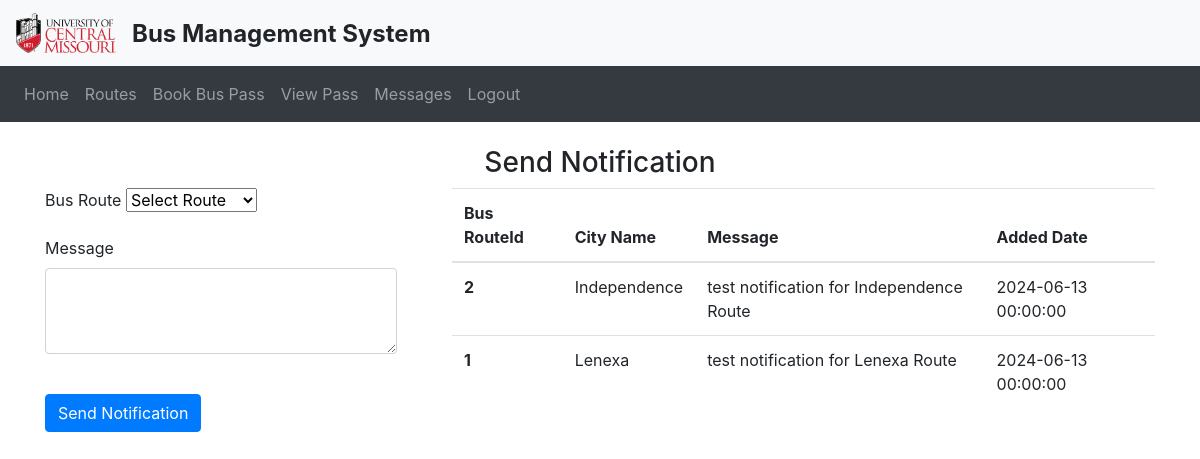
Page /addnotification (signed in) on the earlier database version.
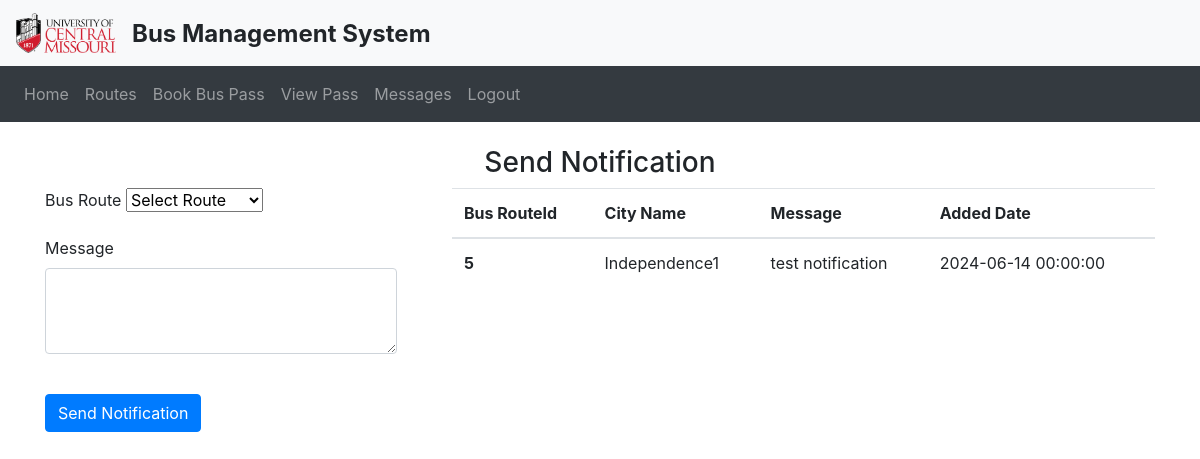
Same page on the later database version.
### website/models.py (models this page shows)
class Notification(db.Model):
    id = db.Column(db.Integer, primary_key=True)
    message = db.Column(db.String(150))
    busrouteid = db.Column(db.Integer, db.ForeignKey('busroute.id'))
    addeddate = db.Column(db.DateTime)

class Busroute(db.Model):
    id = db.Column(db.Integer, primary_key=True)
    cityname = db.Column(db.String(150))
    price = db.Column(db.Integer)

### website/views.py (the view, shortened to what this page needs)
@views.route('/addnotification', methods=['GET','POST'])
@login_required
def addnotifications():
    routes = Busroute.query.all()
    notifications = Notification.query.all()
    routeDico = {}
    for route in routes:
        routeDico[route.id] = route.cityname
    return render_template('addnotification.html', user=current_user, routes = routes, notifications = notifications, routeDico = routeDico)

### website/__init__.py (called while the page is built)
def create_app():
    app = Flask(__name__)
    app.config['SECRET_KEY'] = 'SANDEEP'
    app.config['SQLALCHEMY_DATABASE_URI'] =\
        'sqlite:///' + path.join(basedir, 'database.db')
    db.init_app(app)
    from .views import views
    from .auth import auth
    app.register_blueprint(views, url_prefix='/')
    app.register_blueprint(auth, url_prefix='/')
    from .models import User
    login_manager = LoginManager(app)
    login_manager.login_view = 'auth.login' # type: ignore
    login_manager.init_app(app)
    @login_manager.user_loader
    def load_user(id):
        return User.query.get(int(id))
    with app.app_context():
        create_database()
    return app

### website/templates/addnotification.html (shortened to what this page needs)
{% extends 'base.html' %}
{% block content %}
<form method="POST">
    <h3 align="center">Send Notification</h3>
    <div style="display:flex;gap:5%">
        <div style="width: 50%;">
            <div class="form-group">
                <label for="destination">Bus Route</label>
                <select id="destination" name="destination" class="form-select" aria-label="Default select example">
                  <option selected value="0">Select Route</option>
                </select>
            </div>
            <div class="form-group">
              <label for="message">Message</label>
              <textarea
                class="form-control"
                id="message"
                name="message"
                rows="3">
              </textarea>
            </div>
            <br />
            <button type="submit" class="btn btn-primary">Send Notification</button>
        </div>
        <div style="width: 100%;">
            <table class="table">
                <thead>
                  <tr>
                    <th scope="col">Bus RouteId</th>
                    <th scope="col">City Name</th>
                    <th scope="col">Message</th>
                    <th scope="col">Added Date</th>
                  </tr>
                </thead>
                <tbody>
                  {% for notification in notifications %}
                  <tr>
                    <th scope="row">{{notification.busrouteid}}</th>
                    <td>{{routeDico[notification.busrouteid]}}</td>
                    <td>{{notification.message}}</td>
                    <td>{{notification.addeddate}}</td>
                  </tr>
                  {% endfor %}
                </tbody>
            </table>
        </div>
    </div>
  </form>
{% endblock %}

Differences in the rows shown:
removed Notification: busrouteid "2", busrouteid.cityname "Independence", message "test notification for Independence Route", addeddate "2024-06-13 00:00:00"
removed Notification: busrouteid "1", busrouteid.cityname "Lenexa", message "test notification for Lenexa Route", addeddate "2024-06-13 00:00:00"
added Notification: busrouteid "5", busrouteid.cityname "Independence1", message "test notification", addeddate "2024-06-14 00:00:00"
